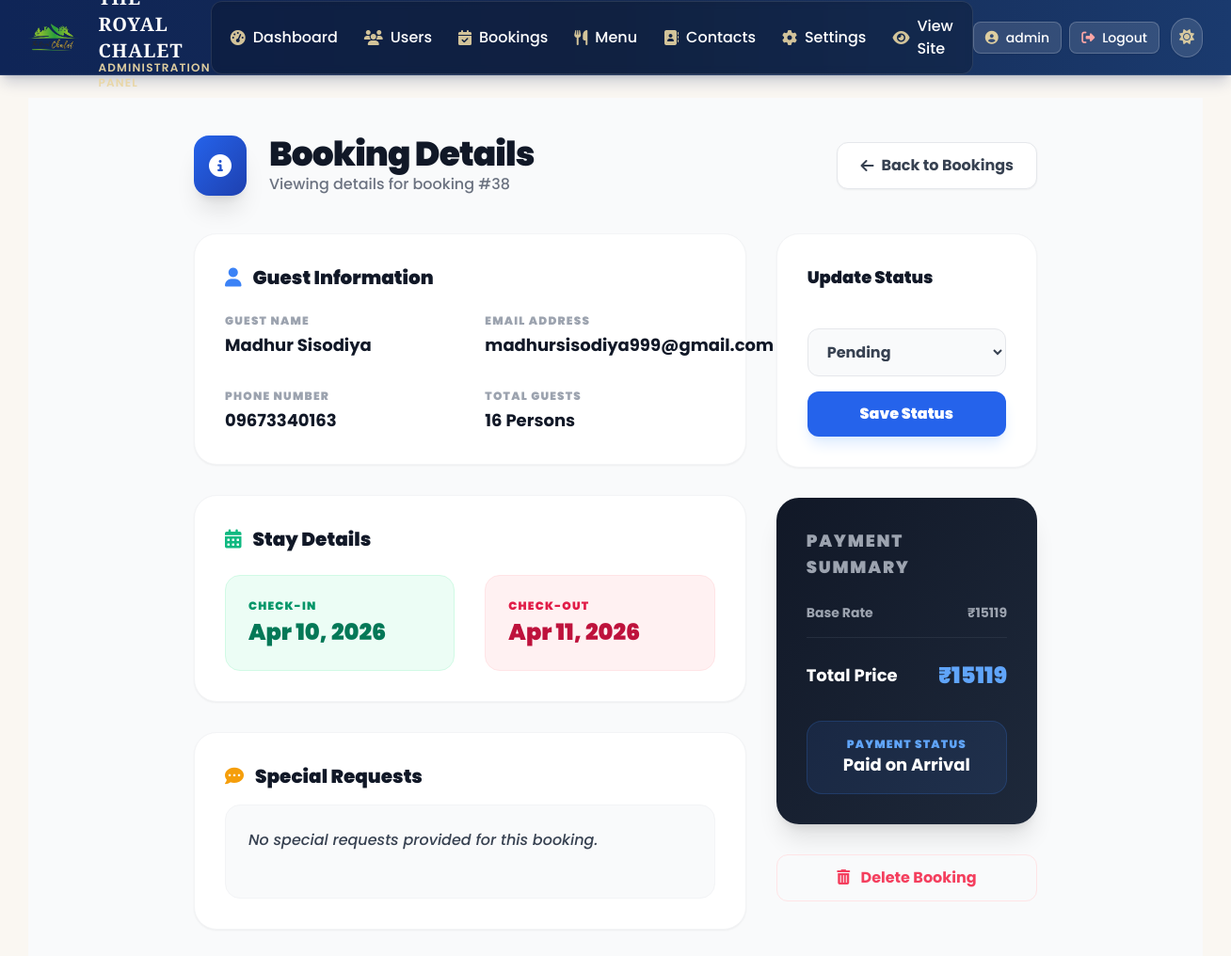
The page /admin/booking/38 (signed in) on the database its author committed.
### models.py (models this page shows)
class User(UserMixin, db.Model):
    id = db.Column(db.Integer, primary_key=True)
    username = db.Column(db.String(80), unique=True, nullable=False)
    email = db.Column(db.String(120), unique=True, nullable=False)
    password_hash = db.Column(db.String(128), nullable=False)
    is_admin = db.Column(db.Boolean, default=False)
    phone = db.Column(db.String(15))
    address = db.Column(db.Text)
    created_at = db.Column(db.DateTime, default=lambda: datetime.now(timezone.utc))
    last_login = db.Column(db.DateTime)
    bookings = db.relationship('Booking', backref='user', lazy=True)
    orders = db.relationship('FoodOrder', backref='user', lazy=True)
    reviews = db.relationship('Review', backref='user', lazy=True)

class Booking(db.Model):
    id = db.Column(db.Integer, primary_key=True)
    booking_uid = db.Column('booking_id', db.String(50), unique=True, nullable=True)
    user_name = db.Column(db.String(100), nullable=True)
    email = db.Column(db.String(120), nullable=True)
    phone = db.Column(db.String(20), nullable=True)
    address = db.Column(db.Text, nullable=True)
    user_id = db.Column(db.Integer, db.ForeignKey('user.id'), nullable=True)  # Allow null for guest bookings
    check_in = db.Column(db.Date, nullable=False)
    check_out = db.Column(db.Date, nullable=False)
    guests = db.Column(db.Integer, default=1)
    adults = db.Column(db.Integer, default=1)
    children = db.Column(db.Integer, default=0)
    villa_type = db.Column(db.String(50), default='Standard Villa')
    meal_plan = db.Column(db.String(50), nullable=True)
    amenities = db.Column(db.Text, nullable=True)  # Stored as JSON string
    base_price = db.Column(db.Integer, nullable=True)
    meal_cost = db.Column(db.Integer, nullable=True, default=0)
    amenities_cost = db.Column(db.Integer, nullable=True, default=0)
    subtotal = db.Column(db.Integer, nullable=True)
    gst = db.Column(db.Integer, nullable=True, default=0)
    total_price = db.Column(db.Integer, nullable=False)
    status = db.Column(db.String(20), default='pending')  # pending, confirmed, cancelled, completed
    payment_status = db.Column(db.String(20), default='pending')  # pending, paid, refunded
    special_requests = db.Column(db.Text)
    booking_date = db.Column(db.DateTime, nullable=True)
    created_at = db.Column(db.DateTime, default=lambda: datetime.now(timezone.utc))
    updated_at = db.Column(db.DateTime, default=lambda: datetime.now(timezone.utc), onupdate=lambda: datetime.now(timezone.utc))
    order = db.relationship('FoodOrder', backref='booking', lazy=True)
    payment = db.relationship('Payment', backref='booking', uselist=False, lazy=True)
    coupon_id = db.Column(db.Integer, db.ForeignKey('coupon.id'), nullable=True)
    coupon = db.relationship('Coupon', backref='bookings', lazy=True)
    coupon_discount_amount = db.Column(db.Integer, nullable=True, default=0)

### app.py (the view)
@app.route('/admin/booking/<int:booking_id>')
@login_required
def admin_booking_details(booking_id):
    if not current_user.is_admin:
        abort(403)
    booking = Booking.query.get_or_404(booking_id)
    return render_template('admin/admin_booking_details.html', booking=booking)

### templates/admin/admin_booking_details.html (shortened to what this page needs)
{% extends 'admin/admin_base.html' %}
{% block content %}
<div class="p-6 sm:p-10 bg-gray-50 dark:bg-gray-900 min-h-screen transition-colors duration-300">
    <div class="max-w-4xl mx-auto">
        <div class="flex flex-col md:flex-row justify-between items-start md:items-center mb-10 gap-6">
            <div class="flex items-center">
                <div class="bg-gradient-to-br from-blue-600 to-blue-800 text-white p-4 rounded-2xl shadow-xl mr-6">
                    <i class="fas fa-info-circle text-2xl"></i>
                </div>
                <div>
                    <h1 class="text-4xl font-black text-gray-900 dark:text-white tracking-tight">Booking Details</h1>
                    <p class="text-gray-500 dark:text-gray-400 font-medium">Viewing details for booking #{{ booking.id }}</p>
                </div>
            </div>
            <a href="{{ url_for('admin_bookings') }}" class="inline-flex items-center px-6 py-3 bg-white dark:bg-gray-800 text-gray-700 dark:text-gray-200 font-bold rounded-xl border border-gray-200 dark:border-gray-700 hover:bg-gray-50 transition-all shadow-sm">
                <i class="fas fa-arrow-left mr-2"></i> Back to Bookings
            </a>
        </div>
        <div class="grid grid-cols-1 md:grid-cols-3 gap-8">
            <div class="md:col-span-2 space-y-8">
                <div class="bg-white dark:bg-gray-800 rounded-3xl shadow-sm border border-gray-100 dark:border-gray-700 p-8">
                    <h3 class="text-xl font-black text-gray-900 dark:text-white mb-6 flex items-center gap-3">
                        <i class="fas fa-user text-blue-500"></i> Guest Information
                    </h3>
                    <div class="grid grid-cols-1 sm:grid-cols-2 gap-8">
                        <div>
                            <p class="text-xs font-black text-gray-400 uppercase tracking-widest mb-1">Guest Name</p>
                            <p class="text-lg font-bold text-gray-900 dark:text-white">{{ booking.user_name or (booking.user.username if booking.user else 'Guest') }}</p>
                        </div>
                        <div>
                            <p class="text-xs font-black text-gray-400 uppercase tracking-widest mb-1">Email Address</p>
                            <p class="text-lg font-bold text-gray-900 dark:text-white">{{ booking.email or (booking.user.email if booking.user else 'N/A') }}</p>
                        </div>
                        <div>
                            <p class="text-xs font-black text-gray-400 uppercase tracking-widest mb-1">Phone Number</p>
                            <p class="text-lg font-bold text-gray-900 dark:text-white">{{ booking.phone or 'N/A' }}</p>
                        </div>
                        <div>
                            <p class="text-xs font-black text-gray-400 uppercase tracking-widest mb-1">Total Guests</p>
                            <p class="text-lg font-bold text-gray-900 dark:text-white">{{ booking.guests }} Persons</p>
                        </div>
                    </div>
                </div>
                <div class="bg-white dark:bg-gray-800 rounded-3xl shadow-sm border border-gray-100 dark:border-gray-700 p-8">
                    <h3 class="text-xl font-black text-gray-900 dark:text-white mb-6 flex items-center gap-3">
                        <i class="fas fa-calendar-alt text-emerald-500"></i> Stay Details
                    </h3>
                    <div class="grid grid-cols-1 sm:grid-cols-2 gap-8">
                        <div class="bg-emerald-50 dark:bg-emerald-900/20 p-6 rounded-2xl border border-emerald-100 dark:border-emerald-800">
                            <p class="text-xs font-black text-emerald-600 dark:text-emerald-400 uppercase tracking-widest mb-1">Check-in</p>
                            <p class="text-2xl font-black text-emerald-700 dark:text-emerald-300">{{ booking.check_in.strftime('%b %d, %Y') }}</p>
                        </div>
                        <div class="bg-rose-50 dark:bg-rose-900/20 p-6 rounded-2xl border border-rose-100 dark:border-rose-800">
                            <p class="text-xs font-black text-rose-600 dark:text-rose-400 uppercase tracking-widest mb-1">Check-out</p>
                            <p class="text-2xl font-black text-rose-700 dark:text-rose-300">{{ booking.check_out.strftime('%b %d, %Y') }}</p>
                        </div>
                    </div>
                </div>
                <div class="bg-white dark:bg-gray-800 rounded-3xl shadow-sm border border-gray-100 dark:border-gray-700 p-8">
                    <h3 class="text-xl font-black text-gray-900 dark:text-white mb-4 flex items-center gap-3">
                        <i class="fas fa-comment-dots text-amber-500"></i> Special Requests
                    </h3>
                    <div class="bg-gray-50 dark:bg-gray-900 p-6 rounded-2xl border border-gray-100 dark:border-gray-700 min-h-[100px]">
                        <p class="text-gray-700 dark:text-gray-300 font-medium leading-relaxed italic">
                            {{ booking.special_requests or 'No special requests provided for this booking.' }}
                        </p>
                    </div>
                </div>
            </div>
            <div class="space-y-8">
                <div class="bg-white dark:bg-gray-800 rounded-3xl shadow-sm border border-gray-100 dark:border-gray-700 p-8">
                    <h3 class="text-lg font-black text-gray-900 dark:text-white mb-6">Update Status</h3>
                    <form action="{{ url_for('admin_booking_update_status', booking_id=booking.id) }}" method="POST" class="space-y-4">
                        <select name="status" class="w-full px-4 py-3 bg-gray-50 dark:bg-gray-900 border border-gray-200 dark:border-gray-700 rounded-xl focus:ring-2 focus:ring-blue-500 outline-none font-bold text-gray-700 dark:text-white">
                            <option value="pending" {{ 'selected' if booking.status == 'pending' }}>Pending</option>
                        </select>
                        <button type="submit" class="w-full py-3 bg-blue-600 hover:bg-blue-700 text-white font-black rounded-xl transition-all shadow-lg shadow-blue-100 dark:shadow-none">
                            Save Status
                        </button>
                    </form>
                </div>
                <div class="bg-gradient-to-br from-gray-900 to-slate-800 dark:from-black dark:to-gray-900 rounded-3xl shadow-xl p-8 text-white">
                    <h3 class="text-lg font-black mb-6 uppercase tracking-widest text-gray-400">Payment Summary</h3>
                    <div class="space-y-4 mb-8">
                        <div class="flex justify-between items-center text-sm font-bold text-gray-400">
                            <span>Base Rate</span>
                            <span>₹{{ booking.total_price }}</span>
                        </div>
                        <div class="h-px bg-gray-700/50"></div>
                        <div class="flex justify-between items-center pt-2">
                            <span class="text-lg font-bold">Total Price</span>
                            <span class="text-2xl font-black text-blue-400">₹{{ booking.total_price }}</span>
                        </div>
                    </div>
                    <div class="bg-blue-500/10 border border-blue-500/20 rounded-2xl p-4 text-center">
                        <p class="text-xs font-black uppercase tracking-widest text-blue-400">Payment Status</p>
                        <p class="text-lg font-bold">Paid on Arrival</p>
                    </div>
                </div>
                <form action="{{ url_for('admin_booking_delete', booking_id=booking.id) }}" method="POST" onsubmit="return confirm('WARNING: This action cannot be undone. Are you sure?')" class="mt-4">
                    <button type="submit" class="w-full py-3 text-rose-500 hover:bg-rose-50 dark:hover:bg-rose-900/30 font-bold rounded-xl transition-all border border-rose-100 dark:border-rose-900/50">
                        <i class="fas fa-trash-alt mr-2"></i> Delete Booking
                    </button>
                </form>
            </div>
        </div>
    </div>
</div>
{% endblock %}

### templates/admin/admin_base.html (shortened to what this page needs)
<!DOCTYPE html>
<html lang="en">
<head>
    <script src="https://cdn.tailwindcss.com"></script>
    <link rel="stylesheet" href="{{ url_for('static', filename='css/styles.min.css') }}">
    <link rel="stylesheet" href="https://unpkg.com/aos@2.3.1/dist/aos.css" />
    <link rel="stylesheet" href="https://cdnjs.cloudflare.com/ajax/libs/font-awesome/6.4.0/css/all.min.css">
</head>
<body class="bg-royal-cream dark:bg-dark-bg text-slate-800 dark:text-slate-100 transition-colors duration-300 min-h-screen flex flex-col font-poppins">
    <nav class="bg-gradient-to-r from-royal-navy via-royal-navy-mid to-[#1a3a6e] shadow-lg shadow-royal-navy/20 transition-colors duration-300 sticky top-0 z-50 header-nav border-b border-white/10">
        <div class="container mx-auto flex justify-between items-center px-4 h-full">
            <a href="/admin/dashboard" class="flex items-center gap-3 group">
                <div class="logo-container mr-2">
                    <img src="{{ url_for('static', filename='Rc.png') }}"
                         alt="Royal Chalet Logo"
                         class="h-full w-auto object-contain">
                </div>
                <div class="flex flex-col">
                    <span class="text-xl font-bold text-white tracking-tight brand-text" style="font-family: 'Playfair Display', serif;">THE ROYAL CHALET</span>
                    <span class="text-xs font-semibold tracking-widest uppercase -mt-1 brand-subtext">Administration Panel</span>
                </div>
            </a>
            <div class="hidden md:flex items-center gap-1 bg-black/20 rounded-xl px-2 py-1.5 shadow-inner border border-white/10 backdrop-blur-sm">
                <a href="/admin/dashboard" class="px-3 py-2 rounded-lg hover:bg-white/10 transition-all duration-300 flex items-center gap-2 text-sm md:text-base font-medium text-white nav-link">
                    <i class="fas fa-tachometer-alt text-royal-gold-light nav-icon opacity-90"></i>
                    <span>Dashboard</span>
                </a>
                <a href="/admin/users" class="px-3 py-2 rounded-lg hover:bg-white/10 transition-all duration-300 flex items-center gap-2 text-sm md:text-base font-medium text-white nav-link">
                    <i class="fas fa-users text-royal-gold-light nav-icon opacity-90"></i>
                    <span>Users</span>
                </a>
                <a href="/admin/bookings" class="px-3 py-2 rounded-lg hover:bg-white/10 transition-all duration-300 flex items-center gap-2 text-sm md:text-base font-medium text-white nav-link">
                    <i class="fas fa-calendar-check text-royal-gold-light nav-icon opacity-90"></i>
                    <span>Bookings</span>
                </a>
                <a href="/admin/menu" class="px-3 py-2 rounded-lg hover:bg-white/10 transition-all duration-300 flex items-center gap-2 text-sm md:text-base font-medium text-white nav-link">
                    <i class="fas fa-utensils text-royal-gold-light nav-icon opacity-90"></i>
                    <span>Menu</span>
                </a>
                <a href="/admin/contacts" class="px-3 py-2 rounded-lg hover:bg-white/10 transition-all duration-300 flex items-center gap-2 text-sm md:text-base font-medium text-white nav-link">
                    <i class="fas fa-address-book text-royal-gold-light nav-icon opacity-90"></i>
                    <span>Contacts</span>
                </a>
                <a href="/admin/settings" class="px-3 py-2 rounded-lg hover:bg-white/10 transition-all duration-300 flex items-center gap-2 text-sm md:text-base font-medium text-white nav-link">
                    <i class="fas fa-cog text-royal-gold-light nav-icon opacity-90"></i>
                    <span>Settings</span>
                </a>
                <a href="/" class="px-3 py-2 rounded-lg hover:bg-white/10 transition-all duration-300 flex items-center gap-2 text-sm md:text-base font-medium text-white nav-link">
                    <i class="fas fa-eye text-royal-gold-light nav-icon opacity-90"></i>
                    <span>View Site</span>
                </a>
            </div>
            <div class="flex items-center gap-2">
                <a href="/profile" class="header-button px-3 py-1.5 rounded-lg flex items-center gap-2 text-sm font-medium">
                    <i class="fas fa-user-circle text-royal-gold-light opacity-95"></i>
                    <span>{{ current_user.username }}</span>
                </a>
                <a href="{{ url_for('logout') }}" class="header-button px-3 py-1.5 rounded-lg flex items-center gap-2 text-sm font-medium" title="Logout">
                    <i class="fas fa-sign-out-alt text-red-300"></i>
                    <span class="hidden lg:inline">Logout</span>
                </a>
                <button id="theme-toggle" class="header-button p-2 rounded-full ml-1" title="Toggle Dark Mode">
                    <i class="fas fa-sun text-royal-gold-light dark:hidden opacity-90" id="sunIcon"></i>
                </button>
            </div>
        </div>
    </nav>
    <main class="flex-1 container mx-auto px-4 py-6 transition-colors duration-300 text-slate-800 dark:text-slate-200">
        {% block content %}{% endblock %}
    </main>
</body>
</html>

### rows shown on the page
User: username "admin"
Booking: id "38", user_name "Madhur Sisodiya", email "madhursisodiya999@gmail.com", phone "09673340163", guests "16", check_in "Apr 10, 2026", check_out "Apr 11, 2026", special_requests "No special requests provided for this booking.", total_price "15119"
